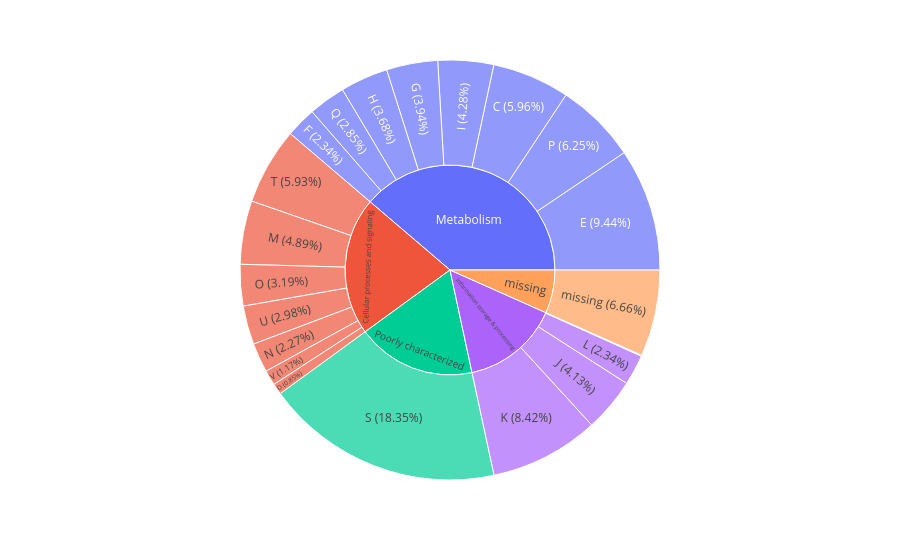

Notebook code cell kept with this figure:
### Code cell
fig = px.sunburst(
    core_cog_plot,
    path=["category", "label"],
    values="count",
)

fig.show()

### Figure 1 — Plotly figure (JSON) as saved in the notebook; plotly's stock layout.template omitted (floating-point values rounded to 4 significant figures)
{"data": [{"branchvalues": "total", "domain": {"x": [0, 1], "y": [0, 1]}, "hovertemplate": "labels=%{label}<br>count=%{value}<br>parent=%{parent}<br>id=%{id}<extra></extra>", "ids": ["Information storage & processing/J (4.13%)", "missing/missing (6.66%)", "Poorly characterized/S (18.35%)", "Metabolism/C (5.96%)", "Metabolism/H (3.68%)", "Information storage & processing/K (8.42%)", "Metabolism/P (6.25%)", "Cellular processes and signaling/T (5.93%)", "Cellular processes and signaling/U (2.98%)", "Cellular processes and signaling/N (2.27%)", "Cellular processes and signaling/O (3.19%)", "Metabolism/I (4.28%)", "Metabolism/Q (2.85%)", "Information storage & processing/L (2.34%)", "Cellular processes and signaling/M (4.89%)", "Cellular processes and signaling/D (0.85%)", "Metabolism/F (2.34%)", "Metabolism/E (9.44%)", "Metabolism/G (3.94%)", "Cellular processes and signaling/V (1.17%)", "Information storage & processing/A (0.04%)", "Information storage & processing/B (0.04%)", "Information storage & processing", "missing", "Poorly characterized", "Metabolism", "Cellular processes and signaling"], "labels": ["J (4.13%)", "missing (6.66%)", "S (18.35%)", "C (5.96%)", "H (3.68%)", "K (8.42%)", "P (6.25%)", "T (5.93%)", "U (2.98%)", "N (2.27%)", "O (3.19%)", "I (4.28%)", "Q (2.85%)", "L (2.34%)", "M (4.89%)", "D (0.85%)", "F (2.34%)", "E (9.44%)", "G (3.94%)", "V (1.17%)", "A (0.04%)", "B (0.04%)", "Information storage & processing", "missing", "Poorly characterized", "Metabolism", "Cellular processes and signaling"], "name": "", "parents": ["Information storage & processing", "missing", "Poorly characterized", "Metabolism", "Metabolism", "Information storage & processing", "Metabolism", "Cellular processes and signaling", "Cellular processes and signaling", "Cellular processes and signaling", "Cellular processes and signaling", "Metabolism", "Metabolism", "Information storage & processing", "Cellular processes and signaling", "Cellular processes and signaling", "Metabolism", "Metabolism", "Metabolism", "Cellular processes and signaling", "Information storage & processing", "Information storage & processing", "", "", "", "", ""], "type": "sunburst", "values": [219.0, 353.0, 972.0, 316.0, 195.0, 446.0, 331.0, 314.0, 158.0, 120.0, 169.0, 227.0, 151.0, 124.0, 259.0, 45.0, 124.0, 500.0, 209.0, 62.0, 2.0, 2.0, 793.0, 353.0, 972.0, 2053.0, 1127.0]}], "layout": {"legend": {"tracegroupgap": 0}, "margin": {"t": 60}}}
